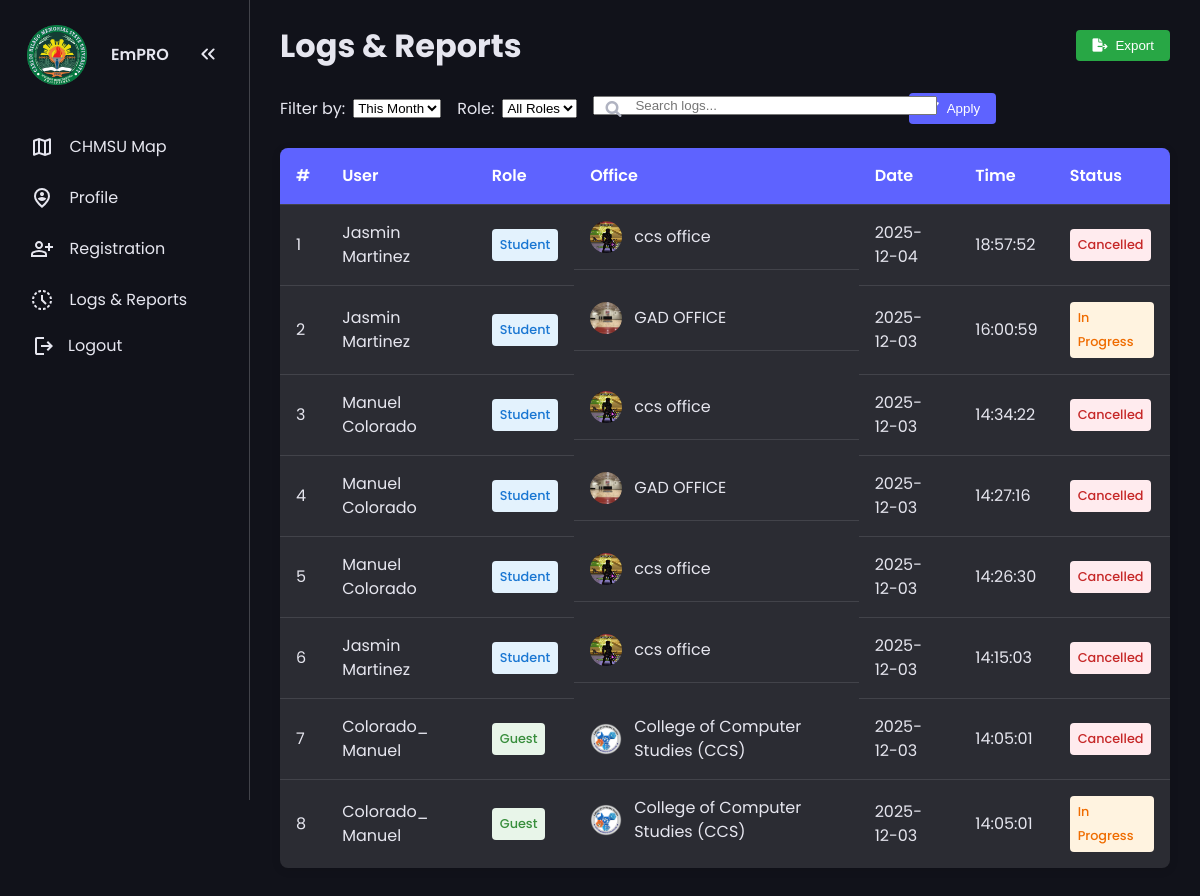
The page /public/admin/logs_reports.php (signed in) on the database as committed earlier.
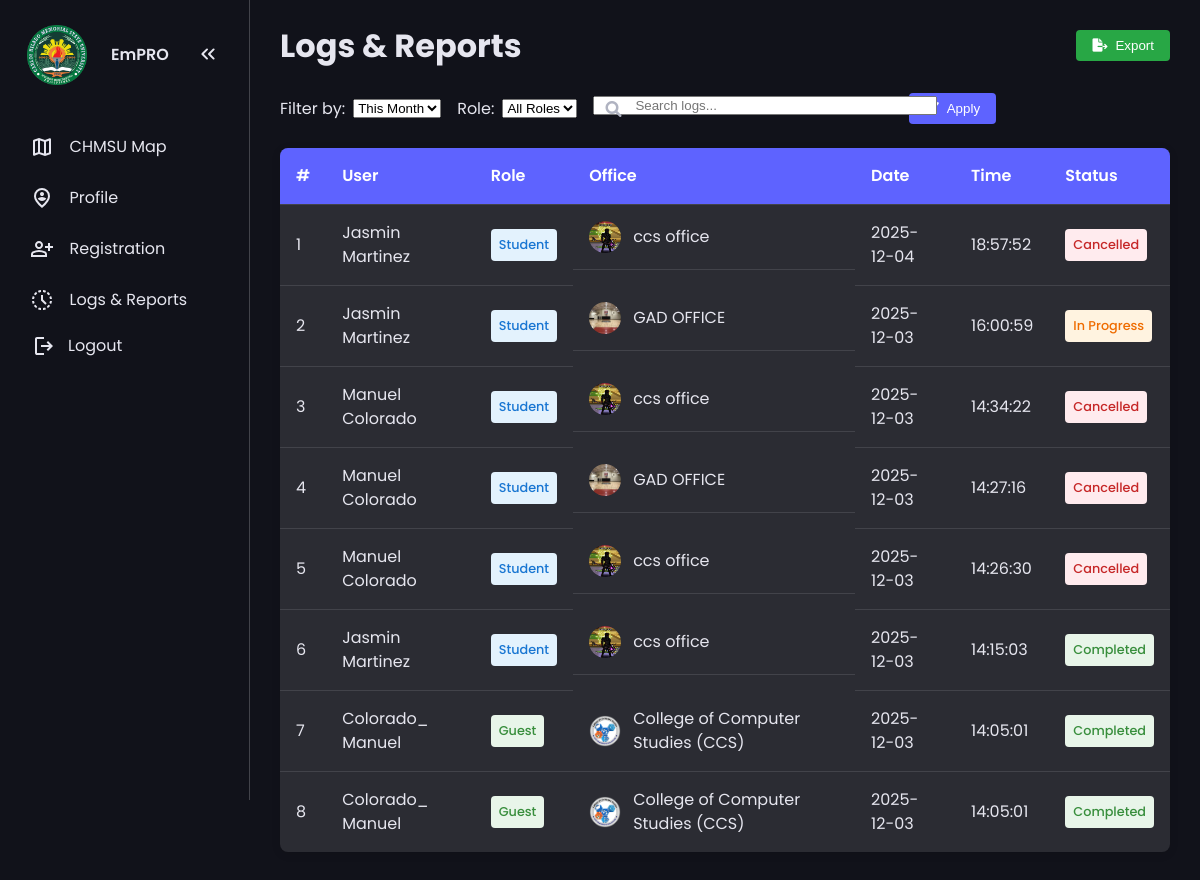
The same page on the database as committed later.
### tables this page shows
CREATE TABLE `navigation_logs` (
  `log_id` int(11) NOT NULL,
  `user_id` int(11) DEFAULT NULL,
  `guest_id` int(11) DEFAULT NULL,
  `office_id` int(11) NOT NULL,
  `start_time` datetime NOT NULL,
  `end_time` datetime DEFAULT NULL,
  `status` enum('in_progress','completed','cancelled') NOT NULL DEFAULT 'in_progress',
  `created_at` timestamp NOT NULL DEFAULT current_timestamp()
);

CREATE TABLE `office_images` (
  `image_id` int(11) NOT NULL,
  `office_id` int(11) NOT NULL,
  `image_path` varchar(255) NOT NULL,
  `is_primary` tinyint(1) DEFAULT 0,
  `uploaded_at` timestamp NOT NULL DEFAULT current_timestamp()
);

CREATE TABLE `offices` (
  `office_id` int(11) NOT NULL,
  `category_id` int(11) NOT NULL,
  `office_name` varchar(100) NOT NULL,
  `description` text DEFAULT NULL,
  `location_lat` decimal(10,8) NOT NULL,
  `location_lng` decimal(11,8) NOT NULL,
  `created_by` int(11) NOT NULL,
  `created_at` timestamp NOT NULL DEFAULT current_timestamp(),
  `updated_at` timestamp NOT NULL DEFAULT current_timestamp() ON UPDATE current_timestamp()
);

### public/admin/logs_reports.php (the view, shortened to what this page needs)
<?php
$database = new Database();
$conn = $database->getConnection();
$itemsPerPage = 15;
$currentPage = isset($_GET['page']) ? max(1, intval($_GET['page'])) : 1;
$offset = ($currentPage - 1) * $itemsPerPage;
$timeFilter = $_GET['time'] ?? 'month';
$roleFilter = $_GET['role'] ?? 'all';
$searchQuery = $_GET['search'] ?? '';
$dateCondition = '';
switch ($timeFilter) {
    case 'month':
        $dateCondition = "AND nl.start_time >= DATE_SUB(NOW(), INTERVAL 1 MONTH)";
        break;
}
$roleCondition = '';
$searchCondition = '';
$sql = "
    SELECT
        nl.log_id,
        nl.start_time,
        nl.end_time,
        nl.status,
        nl.user_id,
        nl.guest_id,
        o.office_id,
        o.office_name,
        oi.image_path as office_image,
        CASE
            WHEN nl.user_id IS NOT NULL THEN s.full_name
            WHEN nl.guest_id IS NOT NULL THEN g.full_name
            ELSE 'Unknown'
        END as user_name,
        CASE
            WHEN nl.user_id IS NOT NULL THEN 'Student'
            WHEN nl.guest_id IS NOT NULL THEN 'Guest'
            ELSE 'Unknown'
        END as user_role
    FROM navigation_logs nl
    LEFT JOIN offices o ON nl.office_id = o.office_id
    LEFT JOIN office_images oi ON o.office_id = oi.office_id AND oi.is_primary = 1
    LEFT JOIN students s ON nl.user_id = s.user_id
    LEFT JOIN guests g ON nl.guest_id = g.guest_id
    WHERE 1=1 $dateCondition $roleCondition $searchCondition
    ORDER BY nl.start_time DESC
    LIMIT :limit OFFSET :offset
";
$stmt = $conn->prepare($sql);
$stmt->bindValue(':limit', $itemsPerPage, PDO::PARAM_INT);
$stmt->bindValue(':offset', $offset, PDO::PARAM_INT);
$stmt->execute();
$logs = $stmt->fetchAll(PDO::FETCH_ASSOC);
?>
<!DOCTYPE html>
<html lang="en">
<head>
  <link rel="stylesheet" href="../css/admin_Style.css">
  <link rel="stylesheet" href="https://cdnjs.cloudflare.com/ajax/libs/font-awesome/6.0.0/css/all.min.css">
</head>
<body>
  <?php include 'admin_nav.php'; ?>
  <main>
    <div class="page-header">
      <h1>Logs & Reports</h1>
      <button class="btn-export" onclick="openExportModal()">
        <i class="fas fa-file-export"></i> Export
      </button>
    </div>
    <form method="GET" id="filterForm">
      <div class="filters-container">
        <div class="filter-group">
          <label for="timeFilter">Filter by:</label>
          <select id="timeFilter" name="time" class="form-control" onchange="document.getElementById('filterForm').submit()">
            <option value="month" <?= $timeFilter === 'month' ? 'selected' : '' ?>>This Month</option>
          </select>
        </div>
        <div class="filter-group">
          <label for="roleFilter">Role:</label>
          <select id="roleFilter" name="role" class="form-control" onchange="document.getElementById('filterForm').submit()">
            <option value="all" <?= $roleFilter === 'all' ? 'selected' : '' ?>>All Roles</option>
          </select>
        </div>
        <div class="search-container">
          <i class="fas fa-search"></i>
          <input type="text" id="searchInput" name="search" class="form-control" placeholder="Search logs..." value="<?= htmlspecialchars($searchQuery) ?>">
        </div>
        <button type="submit" class="btn-export" style="background: var(--accent-clr);">
          <i class="fas fa-filter"></i> Apply
        </button>
      </div>
    </form>
    <div class="table-container">
      <table>
        <thead>
          <tr>
            <th>#</th>
            <th>User</th>
            <th>Role</th>
            <th>Office</th>
            <th>Date</th>
            <th>Time</th>
            <th>Status</th>
          </tr>
        </thead>
        <tbody id="logsTableBody">
          <?php if (empty($logs)): ?>
            <tr>
              <td colspan="7" class="no-data">
                <i class="fas fa-inbox" style="font-size: 2rem; margin-bottom: 1rem; display: block;"></i>
                No navigation logs found.
              </td>
            </tr>
          <?php else: ?>
            <?php foreach ($logs as $index => $log): ?>
              <tr>
                <td><?= $offset + $index + 1 ?></td>
                <td><?= htmlspecialchars($log['user_name']) ?></td>
                <td>
                  <span class="badge badge-<?= strtolower($log['user_role']) ?>">
                    <?= htmlspecialchars($log['user_role']) ?>
                  </span>
                </td>
                <td class="office-cell">
                  <?php
                    $officeImage = $log['office_image'] ? '../../' . $log['office_image'] : '../../buildings/default.png';
                  ?>
                  <img src="<?= htmlspecialchars($officeImage) ?>" alt="<?= htmlspecialchars($log['office_name'] ?? 'Unknown') ?>" class="office-avatar" onerror="this.src='../../buildings/default.png'">
                  <span><?= htmlspecialchars($log['office_name'] ?? 'Unknown Office') ?></span>
                </td>
                <td><?= date('Y-m-d', strtotime($log['start_time'])) ?></td>
                <td><?= date('H:i:s', strtotime($log['start_time'])) ?></td>
                <td>
                  <span class="badge badge-<?= $log['status'] ?>">
                    <?= ucfirst(str_replace('_', ' ', $log['status'])) ?>
                  </span>
                </td>
              </tr>
            <?php endforeach; ?>
          <?php endif; ?>
        </tbody>
      </table>
    </div>
  </main>
</body>
</html>

### public/admin/admin_nav.php (shortened to what this page needs)
<nav id="sidebar">
    <ul>
      <li>
        <div style="width: 100px; height: 100px; display:flex; align-items:center; justify-content:center;">
          <img src="../images/CHMSU.png" alt="CHMSU logo" width="60" height="60" loading="lazy">
        </div>
        <span class="logo">EmPRO</span>
        <button onclick=toggleSidebar() id="toggle-btn">
        </button>
      </li>
      <li>
        <a href="admin_index.php">
        <span>CHMSU Map</span>
        </a>
      </li>
      <li>
        <a href="profile.php">
        <span>Profile</span>
        </a>
      </li>
      <li>
        <a href="registration.php">
        <span>Registration</span>
        </a>
      </li>
      <li>
        <a href="logs_reports.php">
        <span>Logs & Reports</span>
        </a>
      </li>
      <li>
        <button type="button" class="logout-trigger">
        <svg xmlns="http://www.w3.org/2000/svg" height="24px" viewBox="0 -960 960 960" width="24px" fill="#e3e3e3"><path d="M200-120q-33 0-56.5-23.5T120-200v-560q0-33 23.5-56.5T200-840h280v80H200v560h280v80H200Zm440-160-55-58 102-102H360v-80h327L585-622l55-58 200 200-200 200Z"/></svg>
        <span>Logout</span>
        </button>
      </li>
  </nav>

### public/css/admin_Style.css (style rules this page uses)
:root { --base-clr: #11121a; --line-clr: #42434a; --hover-clr: #222533; --text-clr: #e6e6ef; --accent-clr: #5e63ff; --secondary-text-clr: #b0b3c1; }
* { margin: 0; padding: 0; }
html { font-family: Poppins, 'Segoe UI', Tahoma, Geneva, Verdana, sans-serif; line-height: 1.5rem; }
body { min-height: 100vh; min-height: 100dvh; background-color: var(--base-clr); color: var(--text-clr); display: grid; grid-template-columns: auto 1fr; }
#sidebar { box-sizing: border-box; height: 100vh; width: 250px; padding: 5px 1em; background-color: var(--base-clr); border-right: 1px solid var(--line-clr); position: sticky; top: 0; align-self: start; transition: 300ms ease-in-out; overflow: hidden; text-wrap: nowrap; }
#sidebar ul { list-style: none; }
#sidebar a, #sidebar .dropdown-btn, #sidebar .logo { border-radius: .5em; padding: .85em; text-decoration: none; color: var(--text-clr); display: flex; align-items: center; gap: 1em; }
#sidebar svg { flex-shrink: 0; fill: var(--text-clr); }
#sidebar a span, #sidebar .dropdown-btn span { flex-grow: 1; }
main { padding: min(30px, 7%); }

### public/admin/logs_reports.php (style rules this page uses)
.page-header { display: flex; justify-content: space-between; align-items: center; margin-bottom: 2rem; flex-wrap: wrap; gap: 1rem; }
.filters-container { display: flex; gap: 1rem; flex-wrap: wrap; margin-bottom: 1.5rem; }
.filter-group { display: flex; align-items: center; gap: 0.5rem; }
.filter-group label { white-space: nowrap; color: var(--text-clr); }
.search-container { position: relative; max-width: 300px; width: 100%; }
.badge { display: inline-block; padding: 0.25rem 0.5rem; border-radius: 4px; font-size: 0.8rem; font-weight: 500; text-transform: capitalize; }
.badge-student { background-color: #e3f2fd; color: #1976d2; }
.badge-guest { background-color: #e8f5e9; color: #388e3c; }
.badge-completed { background-color: #e8f5e9; color: #388e3c; }
.badge-cancelled { background-color: #ffebee; color: #c62828; }
.badge-in_progress { background-color: #fff3e0; color: #ef6c00; }
.search-container i { position: absolute; left: 12px; top: 50%; transform: translateY(-50%); color: var(--secondary-text-clr); }
.search-container input { padding-left: 40px; width: 100%; }
.table-container { background: #2b2c33; border-radius: 8px; box-shadow: 0 2px 10px rgba(0, 0, 0, 0.1); overflow-x: auto; }
table { width: 100%; border-collapse: collapse; min-width: 800px; }
th, td { padding: 1rem; text-align: left; border-bottom: 1px solid var(--line-clr); vertical-align: middle; }
th { background-color: var(--accent-clr); color: white; font-weight: 600; }
tr:last-child td { border-bottom: none; }
.office-cell { display: flex; align-items: center; gap: 0.75rem; min-width: 180px; }
.office-avatar { width: 32px; height: 32px; border-radius: 50%; object-fit: cover; flex-shrink: 0; }
.btn-export { background: #28a745; color: white; border: none; padding: 0.5rem 1rem; border-radius: 4px; cursor: pointer; display: flex; align-items: center; gap: 0.5rem; transition: background 0.2s; }

### public/admin/admin_nav.php (style rules this page uses)
.logout-trigger { background: none; border: none; color: inherit; width: 100%; padding: 0; text-align: left; display: flex; align-items: center; gap: 12px; font: inherit; cursor: pointer; margin-left: 16px; margin-top: 8px; }

Rows that differ between the two databases and show on the page:
changed navigation_logs (number 6 of 8 on the later page): status "Cancelled" → "Completed"
changed navigation_logs (number 7 of 8 on the later page): status "Cancelled" → "Completed"
changed navigation_logs (number 8 of 8 on the later page): status "In Progress" → "Completed"
